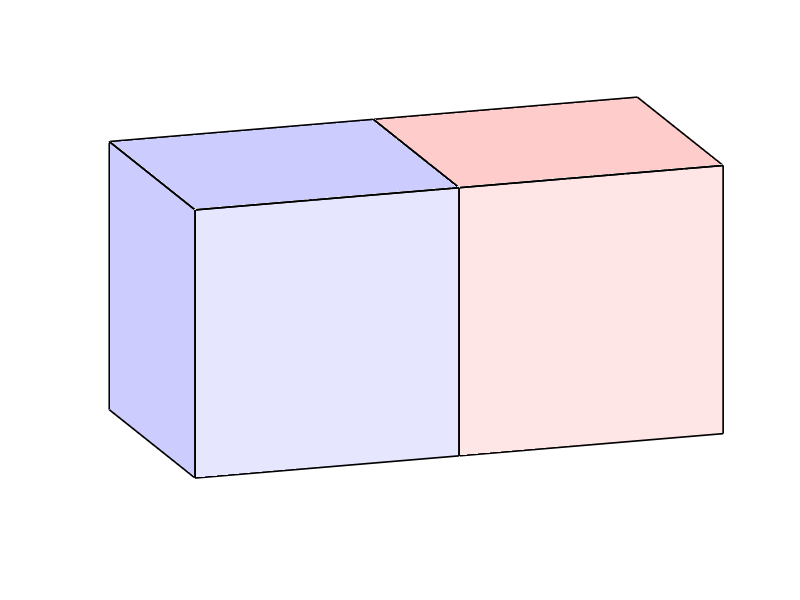

Here is the MATLAB script that generated this plot: (Note: this script raises an error after producing the figure.)
%% Gravitational force between two cubes
% Bengt Fornberg and Nick Hale, October 2010

%%
% (Chebfun example quad/TwoCubes.m)
% [Tags: #quadrature, #multiple_integrals, #singular_integral]
%%
% A problem from the Oxford's Numerical Analysis Problem Solving
% Squad in 2006 was, what is the gravitational force F between
% two cubes that are right up against each other?  Each cube
% is a uniform unit mass with unit sides and they are attracted
% by Newton's law with gravitational constant 1. Here's a sketch:

LW = 'linewidth'; lw = 1.2;
R = [1 .8 .8]; r = [1 .9 .9]; B = [.8 .8 1]; b = [.9 .9 1];
h = fill3([0 1 1 0],[0 0 0 0],[0 0 1 1],b); set(h,LW,lw), hold on
h = fill3([1 2 2 1],[0 0 0 0],[0 0 1 1],r); set(h,LW,lw)
h = fill3([0 0 0 0],[0 1 1 0],[0 0 1 1],B); set(h,LW,lw)
h = fill3([1 2 2 1],[0 0 1 1],[1 1 1 1],R); set(h,LW,lw)
h = fill3([0 1 1 0],[0 0 1 1],[1 1 1 1],B); set(h,LW,lw)
view(342,15), axis equal off
axis([-.02 2 -.01 1 -.01 1])
set(gcf,'position',[560 427 332 214])

%%
% It's easy to write F as a 6-dimensional integral, but it's
% a hard integral to evaluate because of the dimensionality and
% the singularity associated with the faces in contact.
% However, one can reduce the problem to a succession of three 
% integrals corresponding to going up from 0 to 2 dimensions, 
% then to 4, and finally to 6. Each of these integrals can be
% evaluated quickly with Chebfun, taking advantage of Chebfun's 
% ability to work with singularities.

%%
% A more detailed description of the derivation of this approach can be
% found here:
% http://www.maths.ox.ac.uk/chebfun/files/TwoCubesEquations.pdf

%%
% To simplify some of the expressions in the work below, we consider 
% the slightly modified problem of cubes with side length 2. At the 
% end we divide by 16, which gives us the solution to the 
% original unit cube problem.

tic

%%
% Our starting point is the gravitational force between two point
% masses. With gravitational constant 1, this is simply
F_Point = @(r) 1./r.^2;
%%
% where r is the Euclidean distance between two points s and y.
r = @(s,y) sqrt(s.^2+y.^2);

%%
% The next step is to move to two dimensions, and compute the 
% gravitational force between two lines. If these lines are
% separated by a distance y, we must integrate the function
IL = @(s,y) 2*(2-s).*(y./r(s,y)).*F_Point(r(s,y));
%%
% with respect to s, the length along the line. Near s=y=0 there 
% is a square root singularity, which we take care of with Chebfun's 
% "singmap" feature. See "help chebfun/maps" for more details.
F_Line = @(y) sum(chebfun(@(s) IL(s,y),[0 2], 'singmap',[0.5 0]));
F_Line = chebfun(@(y) F_Line(y), [0 sqrt(18)], ...
    'vectorise', 'exps',[-1.5 0], 'singmap',[0.5 0])
%%
% Note that here we actually construct a chebfun of F_Line. Since
% the integral of IL is quite costly to evaluate but simple enough 
% to be represented with a low-degree chebfun, this turns out to be more 
% efficient. (Note also that sqrt(18) is the maximum separation of two 
% points within the cubes).

%%
% We next compute the force between two planes separated by a 
% distance y by considering them as a sequence of lines. Using
% F_Line, the force between two lines computed above, and 
% integrating over all such lines, we find F_Plane, the force
% between the two planes.
IP = @(s,y) 2*(2-s).*(y./r(s,y)).*F_Line(r(s,y));
F_Plane = @(y) sum(chebfun(@(s) IP(s,y), [0 2],'singmap', [0.5 0]));
% F_Plane = chebfun(@(y) F_Plane(y), [0 4], ...
%    'vectorise', 'exps',[-1.5 0], 'singmap',[0.5 0]);

%%
% To compute the force between two cubes, we integrate over the 
% planes which form them using the force computed above. Here we 
% get two equations, one representing planes which are separated 
% by at most a distance of two, and the other for planes separated 
% by 2 to 4 units.
ICa = @(y) y*F_Plane(y);
ICb = @(y) (4-y)*F_Plane(y);

%%
% Now we do the actual computation -- integrating with respect
% to y.  Experiments 
% show we need to weaken the tolerance a little here, though the final 
% effect is minimal since the results are then integrated.
F_CubeA = sum(chebfun(ICa,[0 2],'vectorize','singmap',[0.25 0],'eps',1e-12));
F_CubeB = sum(chebfun(ICb,[2 4],'vectorize'));

%%
% Adding these results, and dividing by 16 to return to the original
% unit cube case, we arrive at the solution:
format long
F = (F_CubeA + F_CubeB)/16
toc

%%
% For comparison Fornberg has also found the exact solution analytically [1]:
exact = (26*pi/3 - 14 + 2*sqrt(2) - 4*sqrt(3) + 10*sqrt(5) - ...
    2*sqrt(6) + 26*log(2) - log(25) + 10*log(1+sqrt(2)) + ...
    20*log(1+sqrt(3)) - 35*log(1+sqrt(5)) + 6*log(1+sqrt(6)) - ...
    2*log(4+sqrt(6)) - 22*atan(2*sqrt(6)))/3
      
%%
% Here is the difference:
error = abs(F-exact)

%%
% Reference:
%
% [1] L. N. Trefethen, Ten digit problems, in D. Schleicher
% and M. Lackmann, eds., Invitation to Mathematics: From Competitions
% to Research, Springer, 2011.
